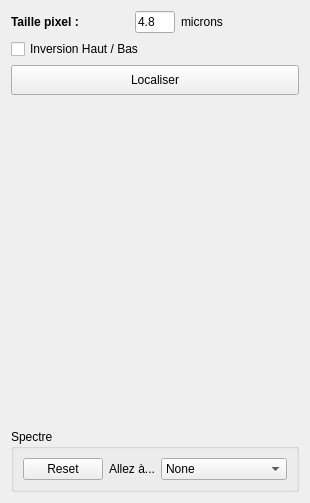
       <widget class="QWidget" name="map_panel">
        <layout class="QVBoxLayout" name="verticalLayout_22">
         <item>
          <layout class="QHBoxLayout" name="horizontalLayout_20">
           <item>
            <widget class="QLabel" name="label_20">
             <property name="font">
              <font>
               <bold>true</bold>
              </font>
             </property>
             <property name="text">
              <string>Taille pixel : </string>
             </property>
            </widget>
           </item>
           <item>
            <widget class="QLineEdit" name="map_pixel_size_text">
             <property name="maximumSize">
              <size>
               <width>40</width>
               <height>16777215</height>
              </size>
             </property>
             <property name="text">
              <string>4.8</string>
             </property>
            </widget>
           </item>
           <item>
            <widget class="QLabel" name="label_16">
             <property name="text">
              <string>microns</string>
             </property>
            </widget>
           </item>
          </layout>
         </item>
         <item>
          <widget class="QCheckBox" name="map_flipud_checkbox">
           <property name="text">
            <string>Inversion Haut / Bas</string>
           </property>
          </widget>
         </item>
         <item>
          <widget class="QPushButton" name="map_localise_btn">
           <property name="minimumSize">
            <size>
             <width>0</width>
             <height>30</height>
            </size>
           </property>
           <property name="text">
            <string>Localiser</string>
           </property>
          </widget>
         </item>
         <item>
          <spacer name="verticalSpacer_3">
           <property name="orientation">
            <enum>Qt::Orientation::Vertical</enum>
           </property>
           <property name="sizeHint" stdset="0">
            <size>
             <width>20</width>
             <height>328</height>
            </size>
           </property>
          </spacer>
         </item>
         <item>
          <widget class="QGroupBox" name="groupBox_2">
           <property name="title">
            <string>Spectre</string>
           </property>
           <property name="flat">
            <bool>true</bool>
           </property>
           <layout class="QVBoxLayout" name="verticalLayout_21">
            <item>
             <layout class="QHBoxLayout" name="horizontalLayout_21">
              <item>
               <widget class="QPushButton" name="map_reset_btn">
                <property name="text">
                 <string>Reset</string>
                </property>
               </widget>
              </item>
              <item>
               <widget class="QLabel" name="label_17">
                <property name="text">
                 <string>Allez à...</string>
                </property>
               </widget>
              </item>
              <item>
               <widget class="QComboBox" name="map_goto_combo">
                <item>
                 <property name="text">
                  <string>None</string>
                 </property>
                </item>
                <item>
                 <property name="text">
                  <string>CaH&amp;K</string>
                 </property>
                </item>
                <item>
                 <property name="text">
                  <string>H Béta</string>
                 </property>
                </item>
                <item>
                 <property name="text">
                  <string>Mg Triplet</string>
                 </property>
                </item>
                <item>
                 <property name="text">
                  <string>Fe XIV 5303</string>
                 </property>
                </item>
                <item>
                 <property name="text">
                  <string>Helium D3 - Na D</string>
                 </property>
                </item>
                <item>
                 <property name="text">
                  <string>Fe I 6173 - 6302</string>
                 </property>
                </item>
                <item>
                 <property name="text">
                  <string>Fe X 6375</string>
                 </property>
                </item>
                <item>
                 <property name="text">
                  <string>H-alpha</string>
                 </property>
                </item>
               </widget>
              </item>
             </layout>
            </item>
           </layout>
          </widget>
         </item>
        </layout>
       </widget>
